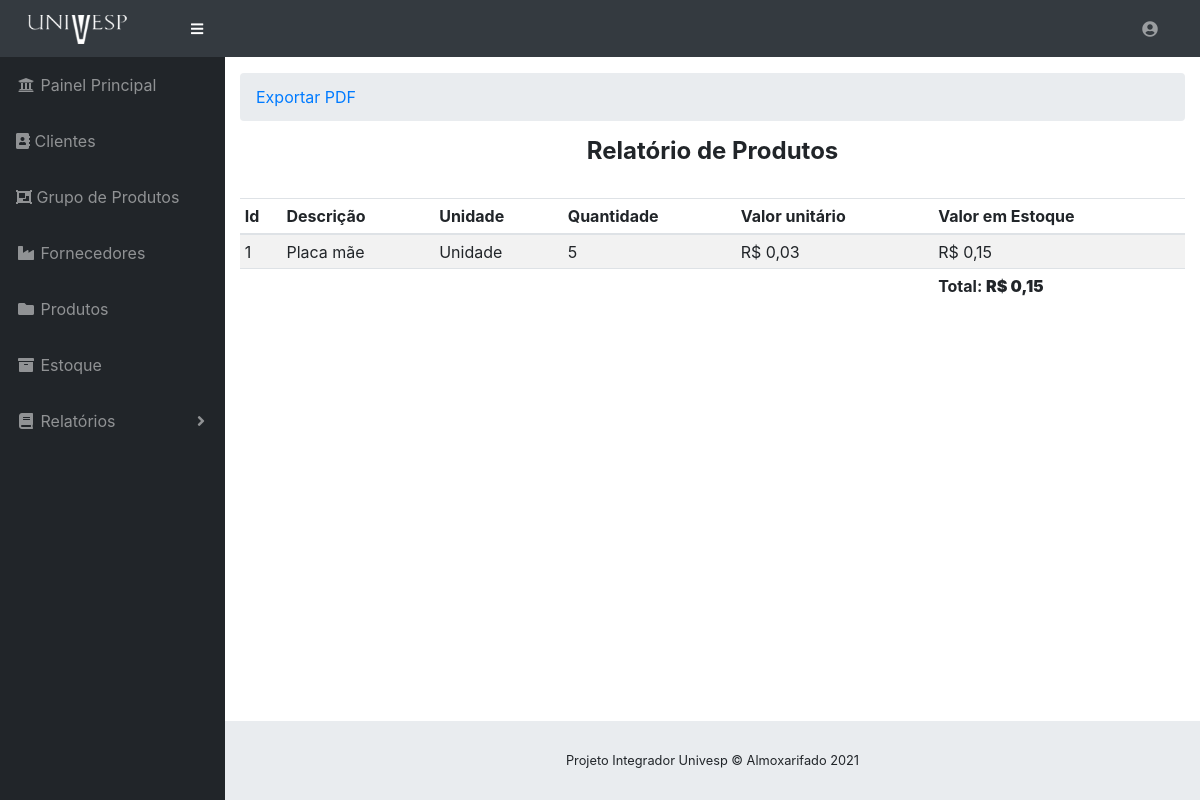
/view/relatorio_produtos.php (signed in), run on the app's committed database.
### tables this page shows
CREATE TABLE IF NOT EXISTS `produtos` (
  `codigo` int(11) NOT NULL AUTO_INCREMENT,
  `descricao` varchar(100) DEFAULT NULL,
  `quantidade` varchar(60) DEFAULT NULL,
  `unidade` varchar(60) DEFAULT NULL,
  `fornecedor` int(11) NOT NULL,
  `grupo` int(11) NOT NULL,
  `data_cadastro` datetime DEFAULT CURRENT_TIMESTAMP,
  `data_alteracao` datetime DEFAULT NULL,
  `responsavel` varchar(80) DEFAULT NULL,
  `valor_unidade` decimal(10,2) DEFAULT NULL,
  PRIMARY KEY (`codigo`),
  KEY `fornecedor_id_fk_prod` (`fornecedor`) USING BTREE,
  KEY `grupo_id_fk_prod` (`grupo`) USING BTREE
);

### view/relatorio_produtos.php (the view, shortened to what this page needs)
<?php
require "../dao/conexao.php";
$sql_produtos = "SELECT * FROM produtos ORDER BY codigo";
$result_produtos = mysqli_query($conexao, $sql_produtos);
$row_produtos = mysqli_num_rows($result_produtos);
$sql_total_prod = "SELECT SUM(valor_unidade*quantidade) as total FROM produtos";
$result_total_prod = mysqli_query($conexao, $sql_total_prod);
?>
<!DOCTYPE html>
<html lang="en">
<head>
  <link href="../vendor/fontawesome-free/css/all.min.css" rel="stylesheet" type="text/css">
  <link href="../vendor/datatables/dataTables.bootstrap4.css" rel="stylesheet">
  <link href="../css/sb-admin.css" rel="stylesheet">
</head>
<body id="page-top">
  <?php
  include_once "nav.php";
  ?>
  <div id="wrapper">
    <?php
    include_once "menu.php";
    ?>
    <div id="content-wrapper">
      <div class="container-fluid">
        <ol class="breadcrumb">
          <li class="breadcrumb-item">
            <a href="gerar_pdf_produtos.php" target="_blank">Exportar PDF</a>
          </li>
        </ol>
        <h4 style="text-align:center"><strong> Relatório de Produtos</strong></h4><br>
        <?php
        if ($row_produtos == "0") { ?>
          <div class="alert alert-warning" role="alert">
            Nenhum produto cadastrado <i class="fas fa-fw fa-exclamation-triangle"></i>
          </div>
        <?php
        } else { ?>
          <div class="table-responsive">
            <table class="table table-striped table-sm">
              <thead>
                <tr>
                  <th>Id</th>
                  <th>Descrição</th>
                  <th>Unidade</th>
                  <th>Quantidade</th>
                  <th>Valor unitário</th>
                  <th>Valor em Estoque</th>
                </tr>
              </thead>
              <tbody>
                <?php while ($dados_produtos = mysqli_fetch_array($result_produtos)) {
                    $valor_produtos = ($dados_produtos['quantidade'] * $dados_produtos['valor_unidade']);
                    $valor_unidade_formatado = number_format($dados_produtos['valor_unidade'], 2, ',', '.');
                    $valor_produtos_formatado = number_format($valor_produtos, 2, ',', '.');
                    echo "<tr>";
                    echo "<td> " . $dados_produtos['codigo'] . "</td>";
                    echo "<td> " . $dados_produtos['descricao'] . "</td>";
                    echo "<td> " . $dados_produtos['unidade'] . "</td>";
                    echo "<td> " . $dados_produtos['quantidade'] . "</td>";
                    echo "<td> " . "R$ " . $valor_unidade_formatado . "</td>";
                    echo "<td> " . "R$ " . $valor_produtos_formatado . "</td>";
                    echo "</tr>";
                  }
                  ?>
              </tbody>
              <tfoot>
                <tr>
                  <th></th>
                  <th></th>
                  <th></th>
                  <th></th>
                  <th> </th>
                  <th>Total:
                    <?php while ($dados_total_prod = mysqli_fetch_array($result_total_prod)) {
                        ?> <strong>R$ <?php
                                              $valor_total_formatado = number_format($dados_total_prod['total'], 2, ',', '.');
                                              echo $valor_total_formatado; ?></strong>
                    <?php
                      }
                      ?></th>
                </tr>
              </tfoot>
            </table>
          </div>
        <?php
        }
        ?>
      </div>
      <footer class="sticky-footer">
        <div class="container my-auto">
          <div class="copyright text-center my-auto">
            <span>Projeto Integrador Univesp © Almoxarifado 2021</span>
          </div>
        </div>
      </footer>
    </div>
  </div>
</body>
</html>

### data on the page
produtos: codigo "1", descricao "Placa mãe", unidade "Unidade", quantidade "5", valor_unidade "0,03", valor_produtos_formatado "0,15"

### other printed values
$valor_total_formatado "0,15"
